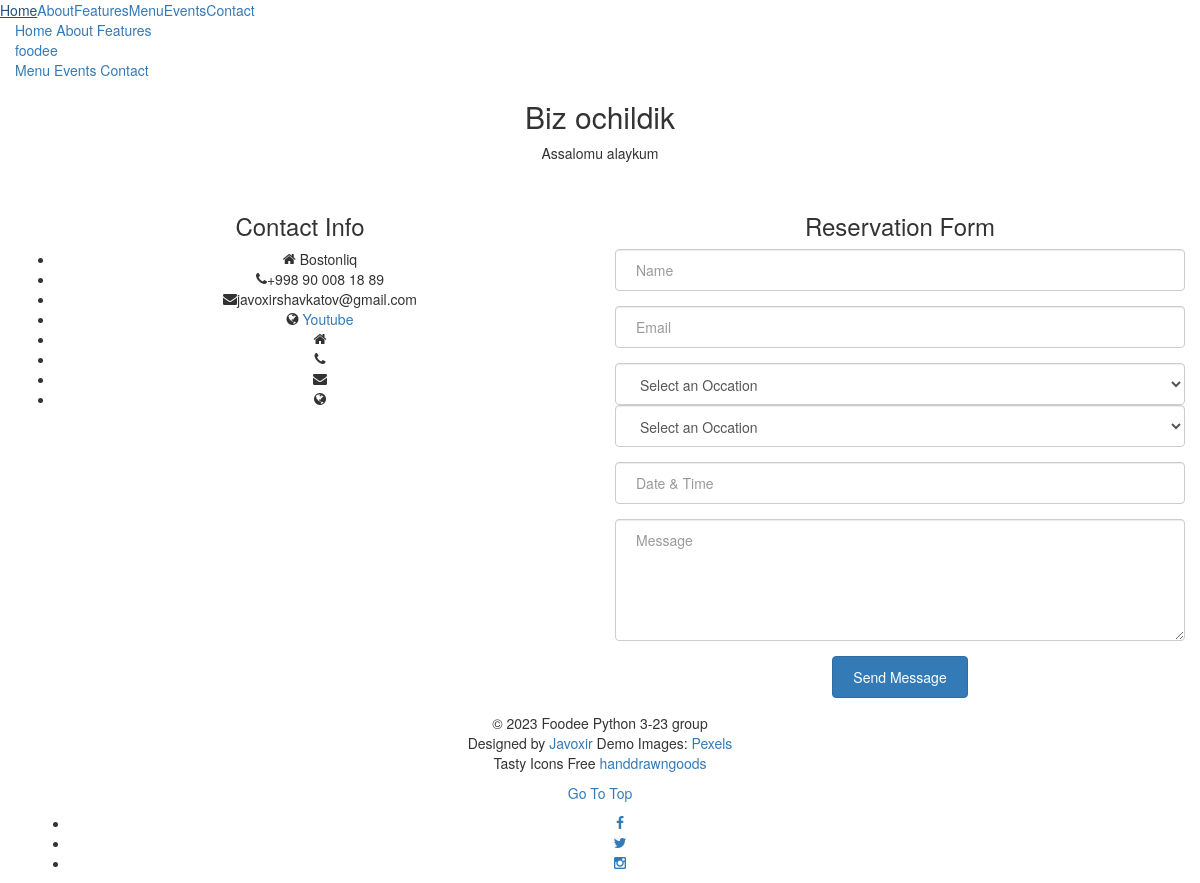
The page /home/contact/ on the database its author committed.
### main/models.py (models this page shows, shortened)
class Contact(models.Model):
    icons = models.ImageField(upload_to='Events/icons/%Y/%m/%d', blank=True)
    title = models.CharField(max_length=255, blank=True)
    description = models.TextField(blank=True)
    adress  = models.CharField(max_length=255, blank=True)
    phone = models.CharField(max_length=255, blank=True)
    email = models.EmailField(blank=True)
    site = models.URLField(blank=True)
    site_name = models.CharField(max_length=255, blank=True)
    ceremony = models.CharField(max_length=255, blank=True)
    ceremony_2  = models.CharField(max_length=255, blank=True)
    ceremony_3 = models.CharField(max_length=255, blank=True)
    ceremont_4 = models.CharField(max_length=255, blank=True)
    class Meta:
        verbose_name = 'Contact'
        verbose_name_plural = 'Contacts'

### main/views.py (the view)
# urls.py: path('contact/', ContactView.as_view(), name='contact'),
class ContactView(ListView):
    template_name = 'main/contact.html'
    model = Contact

### templates/main/contact.html (shortened to what this page needs)
{% extends 'layouts/base.html'%}
{% load static %}
{% block content%}
<div id="fh5co-contact" data-section="reservation">
    <div class="container">
        <div class="row text-center fh5co-heading row-padded">
            {% for object in object_list %}
            <div class="col-md-8 col-md-offset-2">
                <h2 class="heading to-animate">{{object.title}}</h2>
                <p class="sub-heading to-animate">{{object.description}}</p>
            {% endfor %}
            </div>
        </div>
        <div class="row">
            <div class="col-md-6 to-animate-2">
                <h3>Contact Info</h3>
                <ul class="fh5co-contact-info">
                    {% for object in object_list %}
                    <li class="fh5co-contact-address ">
                        <i class="icon-home"></i>
                       {{object.adress}}
                    </li>
                    <li><i class="icon-phone"></i>{{object.phone}}</li>
                    <li><i class="icon-envelope"></i>{{object.email}}</li>
                    <li><i class="icon-globe"></i> <a href="{{object.site}}" target="_blank">{{object.site_name}}</a></li>
                    {% endfor %}
                </ul>
            </div>
            <div class="col-md-6 to-animate-2">
                <h3>Reservation Form</h3>
                <div class="form-group ">
                    <input id="name" class="form-control" placeholder="Name" type="text">
                </div>
                <div class="form-group ">
                    <input id="email" class="form-control" placeholder="Email" type="email">
                </div>
                <div class="form-group">
                    {% for i in object_list %}
                    <select class="form-control" id="occation">
                        <option>Select an Occation</option>
                    </select>
                    {% endfor %}
                </div>
                <div class="form-group ">
                    <input id="date" class="form-control" placeholder="Date &amp; Time" type="text">
                </div>
                <div class="form-group ">
                    <textarea name="" id="message" cols="30" rows="5" class="form-control" placeholder="Message"></textarea>
                </div>
                <div class="form-group ">
                    <input class="btn btn-primary" value="Send Message" type="submit">
                </div>
                </div>
        </div>
    </div>
</div>
</div>
{% endblock %}

### assets/css/icomoon.css (style rules this page uses)
[class^="icon-"], [class*=" icon-"] { font-family: 'icomoon'; speak: none; font-style: normal; font-weight: normal; font-variant: normal; text-transform: none; line-height: 1; -webkit-font-smoothing: antialiased; -moz-osx-font-smoothing: grayscale; }
.icon-home:before { content: "\f015"; }
.icon-phone:before { content: "\f095"; }
.icon-globe:before { content: "\f0ac"; }
.icon-envelope:before { content: "\f0e0"; }

### rows shown on the page
Contact: title "Biz ochildik", description "Assalomu alaykum", adress "Bostonliq", phone "+998 90 008 18 89", email "javoxirshavkatov@gmail.com", site_name "Youtube"
